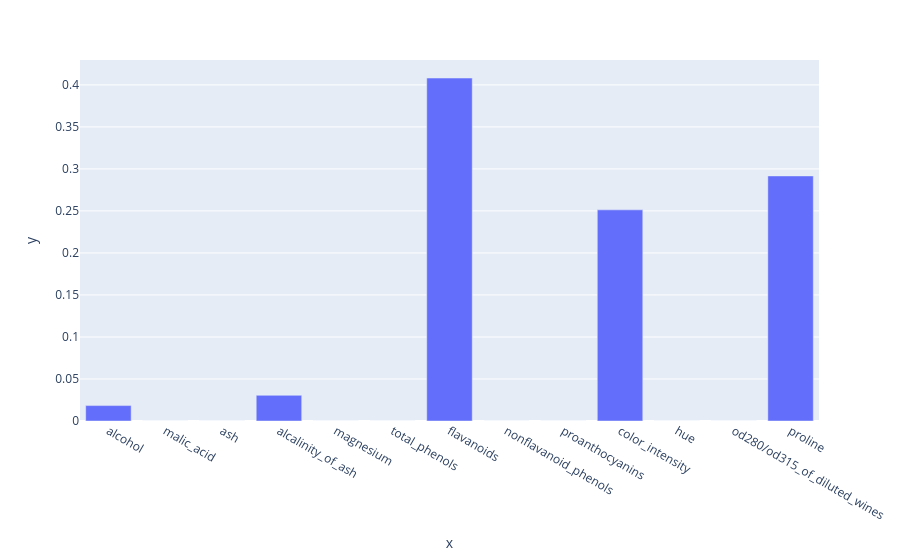

Notebook source saved alongside this figure:
### Code cell
px.bar(x = dt.feature_names_in_, y= dt.feature_importances_)

### Figure 1 — Plotly figure (JSON) as saved in the notebook; plotly's stock layout.template omitted (floating-point values rounded to 4 significant figures)
{"data": [{"alignmentgroup": "True", "hovertemplate": "x=%{x}<br>y=%{y}<extra></extra>", "legendgroup": "", "marker": {"color": "#636efa", "pattern": {"shape": ""}}, "name": "", "offsetgroup": "", "orientation": "v", "showlegend": false, "textposition": "auto", "type": "bar", "x": ["alcohol", "malic_acid", "ash", "alcalinity_of_ash", "magnesium", "total_phenols", "flavanoids", "nonflavanoid_phenols", "proanthocyanins", "color_intensity", "hue", "od280/od315_of_diluted_wines", "proline"], "xaxis": "x", "y": [0.01835, 0, 0, 0.03056, 0, 0, 0.4081, 0, 0, 0.2513, 0, 0, 0.2917], "yaxis": "y"}], "layout": {"barmode": "relative", "legend": {"tracegroupgap": 0}, "margin": {"t": 60}, "xaxis": {"anchor": "y", "domain": [0, 1], "title": {"text": "x"}}, "yaxis": {"anchor": "x", "domain": [0, 1], "title": {"text": "y"}}}}
